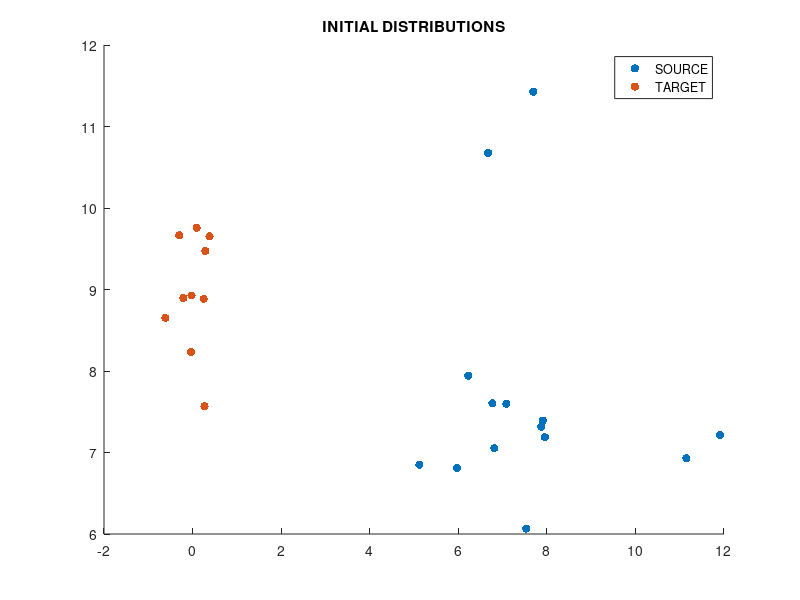

Write MATLAB code to recreate this figure. (Note: this script raises an error after producing the figure.)
% MULTIDIMENSIONAL OPTIMAL TRANSPORT

% RANDOMLY GENERATED 2D POINTS
rng('default');

% STARTING PARAMETERS
eta = 1;          % INITIAL STEP SIZE
lam = 5e5;          % REGULARIZATION PARAMETER
mu = 1e7;           % PARTIAL-NESS REGULARLIZATION

% 2D DATA POINTS
mu_x = [0 9];
sigma_x = [0.25 0; 0 1];
x = mvnrnd(mu_x, sigma_x, 10);
x_original = x;

mu_y1 = [7 7];
sigma_y1 = [1 0; 0 0.25];
%y = mvnrnd(mu_y1, sigma_y1, 200);
mu_y2 = [7 11];
sigma_y2 = [0.1 0; 0 0.1];
sigma_y3 = [10 0; 0 10];

y1 = mvnrnd(mu_y1, sigma_y1, 10);
y2 = mvnrnd(mu_y2, sigma_y2, 1);
y3 = mvnrnd(mu_y1, sigma_y3, 3);
y = [y1; y2; y3];


% MATCH THE DIMENSIONS
[n, d_x] = size(x);
[m, d_y] = size(y);
dim_diff = abs(d_x - d_y);

if d_x > d_y
    newrow_y = zeros(m, dim_diff);
    y = [y, newrow_y];
elseif d_x < d_y
    newrow_x = zeros(n, dim_diff);
    x = [x, newrow_x];
end

% PLOTTING INITIAL DISTRIBUTIONS
figure()
hold on
if d_x == 2 && d_y == 2
    scatter(y(:,1), y(:,2), 'filled', 'red')
    scatter(x(:,1), x(:,2), 'filled', 'blue')
elseif d_x == 3 || d_y == 3
    scatter3(y(:,1), y(:,2), y(:,3), 'filled', 'red')
    scatter3(x(:,1), x(:,2), x(:,3), 'filled', 'blue')
end
title('INITIAL DISTRIBUTIONS')
legend('SOURCE', 'TARGET')
hold off

% PRECONDITIONING %%%%%%%%%%%%%%%%%%%%%%%%%%%%%%%%%%%%%%%%%%%%%%%%%%%%%%%%%
s_x = sqrt(sum(abs(x-median(x)))/length(x)); % IMMUNE TO LARGE CLUSTERS OF OUTLIERS
s_y = sqrt(sum(abs(y-median(y)))/length(y)); % ROBUST DISPERSION MEASURE USING L1 NORM

x1 = x.*s_y./s_x;          % RESCALING X1 BASED ON ROBUST MEASURE

% SHIFTING TO MEAN OR MEDIAN OF TARGET
x = x1 - median(x1) + median(y);

% TEST
x = [0.268833569773050   0.783203988847158
   0.916942507297543   1.171312233269325
  -1.129423430501824   2.789198469862880
   0.431086660184060   2.384718514942438
   0.159382619929490   0.325056529921739
  -0.653844148152637   2.517461733165927];
y = [-0.629423430501824   2.289198469862880;
   0.931086660184060   1.884718514942438;
   0.659382619929490  -0.174943470078261;
  -0.153844148152637   2.017461733165927];

% INITIAL WEIGHTS
delta = zeros(length(x), 1);
epsilon = zeros(length(y), 1);
p_init = exp(delta)./sum(exp(delta));
q_init = exp(epsilon)./sum(exp(epsilon));

% START TIMER FOR ALGORITHM %%%%%%%%%%%%%%%%%%%%%%%%%%%%%%%%%%%%%%%%%%%%%%%
tic

% RUNNING GRADIENT DESCENT
[T_hist, L1_hist, L2_hist, L_hist, eta_hist, H_hist, iter, min_index, p_final, q_final] = grad_descent(x, y, eta, lam, mu, delta, epsilon);
iters = 1:iter;
fprintf("\nTotal iters: %d\n", iter)
fprintf("Minimum achieved at iter: %d\n", min_index)
fprintf("Final cost: %d\n\n", L_hist(min_index,:))
disp(p_final)
disp(q_final)

% MAP RUNTIME
runtime = toc;

% PLOTTING INITIAL DISTRIBUTIONS
figure()
hold on
axis([-1.5 3 -0.5 3])
if d_x == 2 && d_y == 2
    scatter(y(:,1), y(:,2), q_init*500, 'filled', 'red')
    scatter(x(:,1), x(:,2), p_init*500, 'filled', 'blue')
elseif d_x == 3 || d_y == 3
    scatter3(y(:,1), y(:,2), y(:,3), 'filled', 'red')
    scatter3(x(:,1), x(:,2), x(:,3), 'filled', 'blue')
end
title('PRECONDITIONED DISTRIBUTIONS')
legend('TARGET','SOURCE')
hold off

% START TIMER FOR PLOTTING
tic

figure()
hold on
% PLOT C(X, TX)
subplot(2, 2, 1)
plot(iters, L1_hist, '-')
title('L1 COST')

% PLOT (F1 - F2)
subplot(2, 2, 2)
plot(iters, L2_hist, '-')
title('L2 COST')

% PLOT GLOBAL COST
subplot(2, 2, 3)
plot(iters, L_hist, '-')
title('L COST')

% PLOT LEARNING RATE/STEP SIZE ETA
subplot(2, 2, 4)
plot(iters, eta_hist, '-')
title('ETA')
hold off

% PLOTTING FINAL OPTIMAL MAP
figure()
hold on
axis([-1.5 3 -0.5 3])

for i = 1:iter-1
    T_map_i1 = T_hist(:,:,i);
    T_map_i2 = T_hist(:,:,i+1);
    for j = 1:length(x)
        plot([T_map_i1(j,1) T_map_i2(j,1)], [T_map_i1(j,2) T_map_i2(j,2)], color = 'green')
    end
end

T_map = T_hist(:,:,min_index);
if d_x == 2 && d_y == 2
    p_y = scatter(y(:,1), y(:,2), q_final*500, 'filled', 'red');
    p_t = scatter(T_map(:,1), T_map(:,2), p_final*500, 'filled', 'green');
elseif d_x == 3 || d_y == 3
    p_y = scatter3(y(:,1), y(:,2), y(:,3), 'filled', 'red');
    p_t = scatter3(T_map(:,1), T_map(:,2),  T_map(:,3),  'filled', 'green');
end
title('FINAL MAP')
legend([p_y, p_t], {'TARGET', 'MAP'})
hold off

% END TIMER AND DISPLAY RUNTIME
plotting = toc;
disp(['ALGO RUNTIME: ' num2str(runtime) ' sec'])
disp(['PLOT RUNTIME: ' num2str(plotting) ' sec'])
disp(['TOTAL RUNTIME: ' num2str(runtime + plotting) ' sec'])





% BEGINNING OPTIMAL TRANSPORT ALGORITHM %%%%%%%%%%%%%%%%%%%%%%%%%%%%%%%%%%%
% BANDWIDTH MATRIX SELECTION WITH SILVERMAN'S RULE OF THUMB
function H = bandwidth(x, n, std_switch)
    [~, d] = size(x);
    if std_switch == false
        if d == 1 % FOR ONE-DIMENSIONAL CASE
            H = 0.9*min(std(x), iqr(x)/1.34)*n^(-1/5);
        else
            H = std(x)*(4/((d+2)*n))^(1/(d+4));
        end
    else
        s_x = sqrt(sum(abs(x-median(x)))/length(x)); % IMMUNE TO LARGE CLUSTERS OF OUTLIERS
        if d == 1 % FOR ONE-DIMENSIONAL CASE
            H = 0.9*min(s_x, iqr(x)/1.34)*n^(-1/5);
        else
            H = s_x*(4/((d+2)*n))^(1/(d+4));
        end
    end    
end




% COST FUNCTION C (RETURNS CONSTANT)
function cost = C(x, Tx, p_hat)
    [n, d] = size(x);
    if d == 1 % FOR ONE-DIMENSIONAL CASE
        cost = (norm(x - Tx)^2) / (2*n);
    else      % FOR MULTIDIMENSIONAL CASE
        cost = sum(p_hat.*(x-Tx).^2, 'all') / (2*n);
    end
end




% TEST FUNCTION DEFINING KL DIVERGENCE MAP AND TARGET (RETURNS CONSTANT)
function test = KL(Tx1, y, Tx2, Hx, Hy, delta, epsilon)
    [n, d] = size(Tx1);
    m = length(y);
    bias = 1e-10; % TO MAKE SURE WE DON'T DIVIDE BY ZERO
    
    % INITIALIZE EMPTY MATRICES
    p = zeros(d,n,n);
    q = zeros(d,n,m);

    % FILL IN EACH MATRIX WITH THEIR RESPECTIVE VALUES AT EACH D
    for i = 1:d
        % DISTRIBUTION P(x) WITH CENTER POINTS IN Tx
        p(i,:,:) = (Tx1(:,i)' - Tx2(:,i))./Hx(:,i);
        
        % DISTRIBUTION Q(x) WITH CENTER POINTS IN Tx
        q(i,:,:) = -1*(y(:,i)' - Tx2(:,i))./Hy(:,i);
    end

    p_hat = exp(delta)/sum(exp(delta));
    q_hat = exp(epsilon)/sum(exp(epsilon));

    % MATRIX MULTIPLICATION IN PLACE OF DOUBLE FOR-LOOP
    p1 = sum(reshape(exp(-1/2.*sum(p.^2, 1)), [], length(p_hat))' .* p_hat, 1);
    q1 = sum(reshape(exp(-1/2.*sum(q.^2, 1)), [], length(q_hat))' .* q_hat, 1);

    %disp(reshape(exp(-1/2.*sum(p.^2, 1)), [], length(p_hat)))
    %disp(sum(reshape(exp(-1/2.*sum(p.^2, 1)), [], length(p_hat)), 2)');
    %disp(sum(reshape(exp(-1/2.*sum(p.^2, 1)), [], length(p_hat))' .* p_hat, 1))


    % CONSTANTS TO NORMALIZE AND FINISH COMPUTATION
    const1 = 1/(n^2 * (mean(Hx)*sqrt(2*pi)).^d + bias);
    const2 = 1/(m*n * (mean(Hy)*sqrt(2*pi)).^d + bias);
    
    % FINAL DISTRIBUTIONS
    p_dist = const1 .* p1;
    q_dist = const2 .* q1;

    % ENTROPY DEFINING POINT-BY-POINT DIFFERENCE
    entropy = log(p_dist) - log(q_dist);

    % FINAL RESULT SUMMING TOTAL ENTROPY AND NORMALIZING
    test = sum(entropy .* p_hat')/n;
end




% GLOBAL COST FUNCTION L (RETURNS CONSTANT)
function l = L(x, y, Tx, Hx, Hy, lam, mu, delta, epsilon)
    p_hat = exp(delta)/sum(exp(delta));
    q_hat = exp(epsilon)/sum(exp(epsilon));

    % IN PLACE OF MAX FUNCTION SINCE GRADIENT DNE
    big_num = 100;
    reg1 = sum(p_hat.^big_num).^(1/big_num);
    reg2 = sum(q_hat.^big_num).^(1/big_num);
    
    % FINAL RESULT
    l = C(x, Tx, delta) + lam*(KL(Tx, y, Tx, Hx, Hy, delta, epsilon)) + mu*(reg1+reg2);
end



% GRADIENT OF COST (RETURNS 1xD VECTOR)
function [gradC_Tx, gradC_d, gradC_e] = C_grad(x, Tx, delta)
    p_hat = exp(delta)/sum(exp(delta));
    gradC_Tx = p_hat.*((x-Tx)) / length(x);
    gradC_d = sum(p_hat.*(2*(x-Tx) + (x-Tx).^2) - p_hat.^2 .* (x-Tx).^2, 2) / 2*length(x);
    gradC_e = 0;
end



% GRADIENT OF TEST FUNCTION TAKEN WITH RESPECT TO Tx CENTER
function [gradF_Tx, gradF_d, gradF_e] = KL_grad(Tx1, y, Tx2, Hx, Hy, delta, epsilon)
    [n, d] = size(Tx1);
    m = length(y);
    bias = 1e-8; % TO MAKE SURE WE DON'T DIVIDE BY ZERO
    
    % INITIALIZE EMPTY MATRICES
    p = zeros(d,n,n);
    q = zeros(d,n,m);
    p_hat = exp(delta)/sum(exp(delta));
    q_hat = exp(epsilon)/sum(exp(epsilon));

    % FILL IN EACH MATRIX WITH THEIR RESPECTIVE VALUES AT EACH D
    for i = 1:d
        % DISTRIBUTION P(x) WITH CENTER POINTS IN Tx
        p(i,:,:) = (Tx1(:,i)' - Tx2(:,i))./Hx(:,i);
        
        % DISTRIBUTION Q(x) WITH CENTER POINTS IN Tx
        q(i,:,:) = -1*(y(:,i)' - Tx2(:,i))./Hy(:,i);                % WHY -1 IN FRONT?
    end

    % MATRIX MULTIPLICATION IN PLACE OF DOUBLE FOR-LOOP
    p1 = sum(reshape(exp(-1/2.*sum(p.^2, 1)), [], length(p_hat))' .* p_hat, 1);
    q1 = sum(reshape(exp(-1/2.*sum(q.^2, 1)), [], length(q_hat))' .* q_hat, 1);

    % CONSTANTS IN FRONT OF ORIGINAL DISTRIBUTION SUM
    const1 = 1/(n^2 * (mean(Hx)*sqrt(2*pi)).^d + bias);
    const2 = 1/(m*n * (mean(Hy)*sqrt(2*pi)).^d + bias);

    % ORIGINAL DISTRIBUTIONS
    %p_dist = const1 .* p1;
    %q_dist = const2 .* q1;
    
    % GRADIENT 
    % USE TWO SUM FUNCTIONS IN PLACE OF DOUBLE FOR-LOOP FOR GRADIENT
    grad_p1a = p.*exp(-1/2.*sum(p.^2, 1)); 
    grad_q1a = q.*exp(-1/2.*sum(q.^2, 1));

    for j=1:n
        grad_p1a(:,:,j) = grad_p1a(:,:,j) .* p_hat(j,:);
    end
    for k=1:m
        grad_q1a(:,:,k) = grad_q1a(:,:,k) .* q_hat(k,:);
    end

    grad_p1 = sum(grad_p1a, 3);
    grad_q1 = sum(grad_q1a, 3);
    
    % CONSTANTS IN FRONT OF GRADIENT SUM
    %grad_p_const = 1/(n^2 * (mean(Hx)*sqrt(2*pi)).^d * mean(Hx) + bias);
    %grad_q_const = 1/(m*n * (mean(Hy)*sqrt(2*pi)).^d * mean(Hy) + bias);

    % FINAL GRADIENT VALUES
    gradF_Tx = p_hat .* ((grad_p1./p1 - grad_q1./q1)/n)';
    gradF_d = sum(p_hat - p_hat.^2).*(log((const1*p1)./(const2*q1)) + 1)';
    gradF_e = sum(p_hat .* (1 - q_hat)', 1)';
    %gradF_d = zeros(n, 1);
    %gradF_e = zeros(m, 1);
end




% GRADIENT OF L WITH RESPECT TO TX, delta, and epsilon (RETURNS NxD MATRICES)
function [gradL_Tx, gradL_d, gradL_e] = L_grad(x, y, Tx, Hx, Hy, lam, mu, delta, epsilon)
    [gradC_Tx, gradC_d, gradC_e] = C_grad(x, Tx, delta);
    [gradF_Tx, gradF_d, gradF_e] = KL_grad(Tx, y, Tx, Hx, Hy, delta, epsilon);
    big_num = 100;

    p_hat = exp(delta)/sum(exp(delta));
    q_hat = exp(epsilon)/sum(exp(epsilon));

    % GRAD WITH RESPECT TO Tx
    gradL_Tx = gradC_Tx + lam*gradF_Tx;

    % GRAD WITH RESPECT TO p
    grad_reg1 = (sum(p_hat.^big_num).^(1/big_num - 1)) * p_hat.^(big_num-1);
    gradL_d = gradC_d + lam*gradF_d + mu*grad_reg1;
    
    % GRAD WITH RESPECT TO q
    grad_reg2 = (sum(q_hat.^big_num).^(1/big_num - 1)) * q_hat.^(big_num-1);
    gradL_e = gradC_e + lam*gradF_e + mu*grad_reg2;
end




% ADAPTIVE LEARNING RATE ETA (RETURNS CONSTANT AND GRAD DESCENT RESULT)
function [eta, Tx_next, d_next, e_next] = adapt_learning(x, y, Tx_curr, Hx, Hy, lam, mu, eta, d_curr, e_curr)
    [n, d] = size(Tx_curr);
    [m, ~] = size(y);

    % INCREASE ETA FOR FASTER CONVERGENCE
    eta = eta * 2;
    [Tx_grad, d_grad, e_grad] = L_grad(x, y, Tx_curr, Hx, Hy, lam, mu, d_curr, e_curr);

    % ITERATE THROUGH DIFFERENT COMBOS OF UPDATES TO FIND THE BEST ONE    
    combos = [0 0 0; 1 0 0; 0 1 0; 0 0 1; 1 1 0; 1 0 1; 0 1 1; 1 1 1];
    num_combos = size(combos, 1);

    L_curr = L(x, y, Tx_curr, Hx, Hy, lam, mu, d_curr, e_curr);
    next_L = zeros(num_combos, 1);
    next_T = zeros(num_combos, n, d);
    next_d = zeros(num_combos, n, 1);
    next_e = zeros(num_combos, m, 1);

    for i=1:num_combos
        if combos(i,1) == 1
            next_T(i,:,:) = Tx_curr - (eta * Tx_grad);
        else
            next_T(i,:,:) = Tx_curr;
        end
        if combos(i,2) == 1
            next_d(i,:,:) = d_curr - (eta * d_grad);
        else
            next_d(i,:,:) = d_curr;
        end
        if combos(i,3) == 1
            next_e(i,:,:) = e_curr - (eta * e_grad);
        else
            next_e(i,:,:) = e_curr;
        end
        T_test = reshape(next_T(i,:,:), n, d);
        d_test = reshape(next_d(i,:,:), n, 1);
        e_test = reshape(next_e(i,:,:), m, 1);
        next_L(i,:) = L(x, y, T_test, Hx, Hy, lam, mu, d_test, e_test);
    end
    [L_next, index] = min(next_L);
    Tx_next = reshape(next_T(index,:,:), n, d);
    d_next = reshape(next_d(index,:,:), n, 1);
    e_next = reshape(next_e(index,:,:), m, 1);

    while L_curr <= L_next && eta >= 1e-20
        eta = eta / 2;
        for i=1:num_combos
            if combos(i,1) == 1
                next_T(i,:,:) = Tx_curr - (eta * Tx_grad);
            else
                next_T(i,:,:) = Tx_curr;
            end
            if combos(i,2) == 1
                next_d(i,:,:) = d_curr - (eta * d_grad);
            else
                next_d(i,:,:) = d_curr;
            end
            if combos(i,3) == 1
                next_e(i,:,:) = e_curr - (eta * e_grad);
            else
                next_e(i,:,:) = e_curr;
            end
            T_test = reshape(next_T(i,:,:), n, d);
            d_test = reshape(next_d(i,:,:), n, 1);
            e_test = reshape(next_e(i,:,:), m, 1);
            next_L(i,:) = L(x, y, T_test, Hx, Hy, lam, mu, d_test, e_test);
        end
        [L_next, index] = min(next_L);
        Tx_next = reshape(next_T(index,:,:), n, d);
        d_next = reshape(next_d(index,:,:), n, 1);
        e_next = reshape(next_e(index,:,:), m, 1);
    end
end





% GRADIENT DESCENT
function [T_hist, L1_hist, L2_hist, L_hist, eta_hist, H_hist, iter, min_index, p_final, q_final] = grad_descent(x, y, eta, lam, mu, delta, epsilon)
    % INITIAL VALUES
    Tx = x;                                  % INITIAL MAP SHOULD BE THE ORIGINAL SET OF POINTS
    z = [Tx; y];                             % COMBINED SET OF POINTS - FOR BANDWIDTH
    Hy = bandwidth(y, length(x), true);      % BANDWIDTH FOR Y - USE ROBUST DEVIATION MEASURE
    Hz = bandwidth(z, length(x), true);      % BANDWIDTH FOR ALL POINTS - USE STD

    % INITIALIZING EMPTY HISTORY FOR ALL PLOTS OVER TIME
    T_hist = Tx; % FIRST ENTRY IN MAP HISTORY SHOULD BE THE SOURCE DISTRIBUTION
    H_hist = Hz;
    eta_hist = eta;
    L1_hist = C(x, Tx, delta);
    L2_hist = KL(Tx, y, Tx, Hz, Hy, delta, epsilon);
    L_hist = L1_hist + lam * L2_hist;

    criteria = 1e8; % ARBITRARY LARGE NUMBER TO START
    minimum = 1e8;
    iter = 1;
    min_index = 1;

    % CONTINUE UNTIL REACHING STOPPING CRITERIA
    while criteria > 0
    %while iter < 10
        % FOR KEEPING TRACK OF ITERATION PROGRESS
        if mod(iter, 1) == 0
            fprintf("Iteration: %d\n", iter)
        end

        if iter == 1000
            break
        end
        iter = iter+1;

        % GETTING NEW BANDWIDTH (CONVERGE TO HY)
        z = [Tx; y];
        Hz = bandwidth(z, length(x), true);
        Hz = (Hz + Hy) / 2;

        % GET NEW MAP TX AND LEARNING RATE ETA AT EACH STEP
        [eta, Tx, delta, epsilon] = adapt_learning(x, y, Tx, Hz, Hz, lam, mu, eta, delta, epsilon);

        % ADD CURRENT VALUES TO HISTORY DATA FOR PLOTTING
        T_hist(:,:,iter) = Tx;
        H_hist(:,:,iter) = Hz;
        eta_hist(iter,:) = eta;
        L1_hist(iter,:) = C(x, Tx, delta);
        L2_hist(iter,:) = KL(Tx, y, Tx, Hz, Hy, delta, epsilon);
        L_hist(iter,:) = L1_hist(iter,:) + lam*(L2_hist(iter,:));

        p_final = exp(delta)/sum(exp(delta));
        q_final = exp(epsilon)/sum(exp(epsilon));

        % DEFINING CRITERIA TO CONTINUE OR STOP ITERATION
        criteria = L_hist(iter,:);
        if abs(criteria) < abs(minimum)
            minimum = criteria;
            min_index = iter;
        else
            %break
        end
    end
end